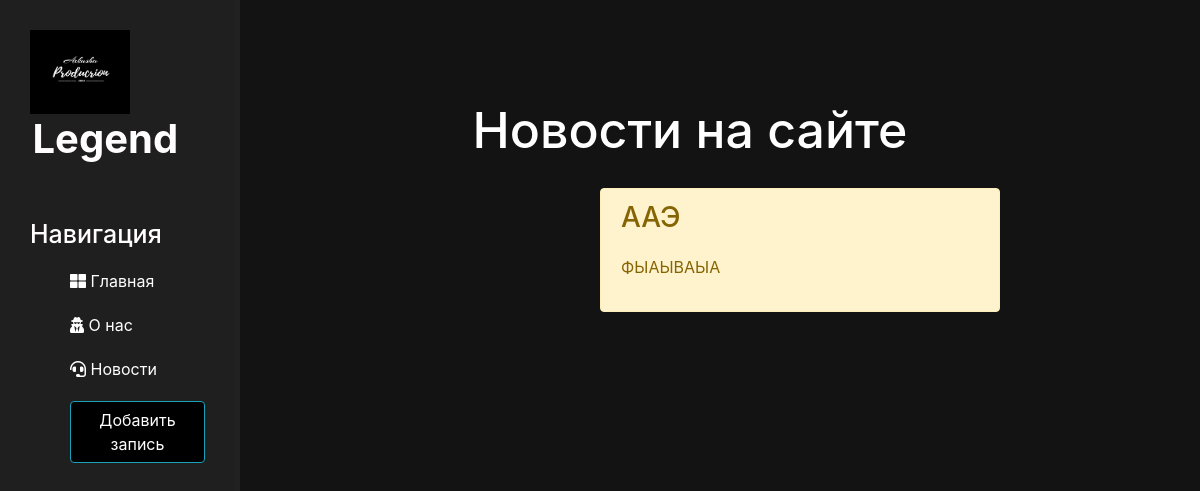
Before: /news/ with the older database file.
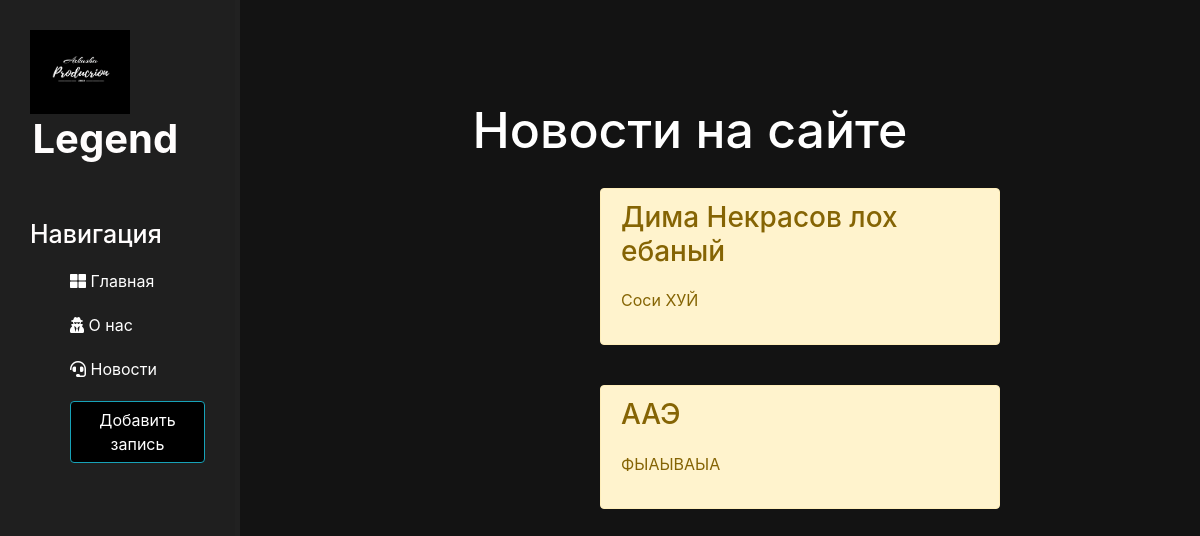
After: the same page with the newer database file.
### news/models.py (models this page shows, shortened)
class Aticle(models.Model):
    title = models.CharField('Название',max_length=50)
    anons = models.CharField('Анонс', max_length=200)
    full_text = models.TextField('Статья')
    date=models.DateTimeField('Дата публикации')
    class Meta:
        verbose_name='Новость'
        verbose_name_plural = 'Новости'

### news/views.py (the view)
# urls.py: path('',views.news_home,name='news_home'),
def news_home(request):
    news= Aticle.objects.order_by('-date')
    return render(request, 'news/news_home.html', {'news':news})

### news/templates/news/news_home.html (shortened to what this page needs)
{% extends 'main/layout.html' %}
{% block content%}
    <div class="features">
        <h1>Новости на сайте</h1>
        {% if news %}
            {% for el in news %}
                <div class = 'alert alert-warning'>
                    <h3>{{ el.title }}</h3>
                    <p>{{ el.anons }}</p>
                </div>
            {% endfor %}
        {% else %}
            <p>Записей нет</p>
        {% endif %}
    </div>
{% endblock %}

Changed rows visible on the page:
added Aticle: title "Дима Некрасов лох ебаный", anons "Соси ХУЙ"
